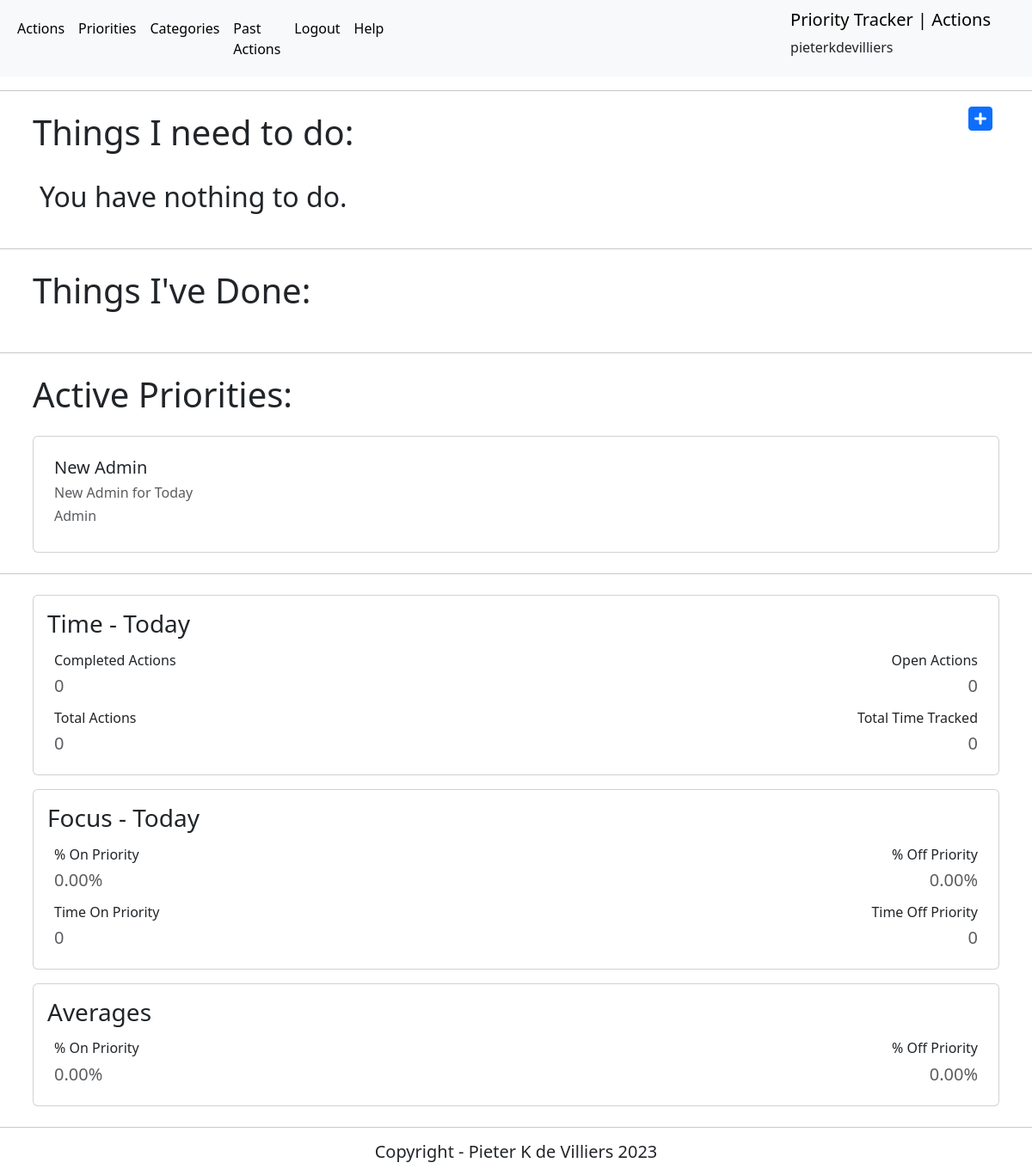
The page /actions/ (signed in) on the database its author committed.
### actions/models.py (models this page shows, shortened)
class User(AbstractUser):
    email = models.EmailField(unique=True)

class Priority(models.Model):
    title = models.CharField(max_length=50, null=False, blank=False)
    description = models.CharField(max_length=150)
    activeStatus = models.BooleanField(null=False, blank=False, default=True)
    category = models.ForeignKey(
        Category, on_delete=models.CASCADE, null=True, blank=True)
    user = models.ForeignKey(
        settings.AUTH_USER_MODEL, on_delete=models.CASCADE, related_name="priorities", null=True)

class Category(models.Model):
    title = models.CharField(max_length=50, null=False, blank=False)
    description = models.CharField(max_length=150)
    user = models.ForeignKey(
        settings.AUTH_USER_MODEL, on_delete=models.CASCADE, related_name="categories", null=True)
    def __str__(self):
        return str(self.title)

### actions/views.py (the view)
# urls.py: path('actions/', views.get_action_list, name='get_action_list'),
@login_required(login_url='login')
def get_action_list(request):
    query = date.today()
    completed_actions_count = completed_actions(query)
    open_actions_count = open_actions(query)
    total_actions_count = total_actions(query)
    if total_actions_count > 0:
        total_action_time = tracked_time(query)
        total_seconds = int(tracked_seconds(total_action_time))
        converted_tracked_time = tracked_today(total_seconds)
        on_priority_time = on_priority_tracked_time(query)
        off_priority_time = off_priority_tracked_time(query)
        on_priority_seconds = int(tracked_seconds(on_priority_time))
        off_priority_seconds = int(tracked_seconds(off_priority_time))
        converted_on_priority_time = tracked_today(on_priority_seconds)
        converted_off_priority_time = tracked_today(off_priority_seconds)
        on_priority_perc = on_priority_calc(total_seconds, on_priority_seconds)
        off_priority_perc = off_priority_calc(
            total_seconds, off_priority_seconds)
    else:
        total_action_time = 0
        total_seconds = 0
        converted_tracked_time = 0
        on_priority_time = 0
        off_priority_time = 0
        on_priority_seconds = 0
        off_priority_seconds = 0
        converted_on_priority_time = 0
        converted_off_priority_time = 0
        on_priority_perc = 0
        off_priority_perc = 0
    all_time_tracked = tracked_time_all(query)
    all_time_seconds = int(tracked_seconds(all_time_tracked))
    all_time_on_priority_tracked = on_priority_tracked_all_time(query)
    all_time_off_priority_tracked = off_priority_tracked_all_time(query)
    all_time_on_priority_seconds = int(
            tracked_seconds(all_time_on_priority_tracked))
    all_time_off_priority_seconds = int(
            tracked_seconds(all_time_off_priority_tracked))
    on_priority_perc_all_time = on_priority_calc(
            all_time_seconds, all_time_on_priority_seconds)
    off_priority_perc_all_time = off_priority_calc(
            all_time_seconds, all_time_off_priority_seconds)
    current_user = request.user
    user_id = current_user.id
    username = current_user.username
    actions = Action.objects.all()
    filtered_actions = Action.objects.filter(action_date=query, user=current_user)
    priorities = Priority.objects.all()
    page_title = 'Actions'
    context = {
        "username": username,
        "user_id": user_id,
        "filtered_actions": filtered_actions,
        "priorities": priorities,
        "completed_actions_count": completed_actions_count,
        "open_actions_count": open_actions_count,
        "total_actions_count": total_actions_count,
        "converted_tracked_time": converted_tracked_time,
        "on_priority_perc": on_priority_perc,
        "off_priority_perc": off_priority_perc,
        "converted_on_priority_time": converted_on_priority_time,
        "converted_off_priority_time": converted_off_priority_time,
        "on_priority_perc_all_time": on_priority_perc_all_time,
        "off_priority_perc_all_time": off_priority_perc_all_time,
        'page_title': page_title
    }
    return render(request, 'actions/action_list.html', context)

### actions/templates/actions/action_list.html (shortened to what this page needs)
{% extends 'actions/main.html' %}
{% block content %}
<body>
    <div class="container d-flex p-2 justify-content-between flex-row bd-highlight">
        <h1>Things I need to do:</h1>
        <a title="Add Action" aria-label="Add Action" class="fa-solid fa-2xl p-2 fa-square-plus" role="button" href="/add-action/"></a>
    </div>
    <div class="container d-flex p-2 flex-column bd-highlight">
        {% for action in filtered_actions %}
        {% if action.done_status == False %}
        <div class="p-2 card bd-highlight open-actions-border">
            <div class="d-flex justify-content-between flex-row bd-highlight">
                <h5 class="card-title bd-highlight">{{ action.title }}</h5>
                <h6 class="card-subtitle bd-highlight">{{ action.tracked_time }}</h6>
            </div>
            <div class="d-flex justify-content-between flex-row bd-highlight">
                <h6 class="text-muted">{{ action.priority }}</h6>
                <h6 class="text-muted">{{ action.category }}</h6>
                <h6 class="text-muted">{{ action.action_date|date:"Y-m-d" }}</h6>
            </div>
            {% if user.id == action.user.id %}
            <div class="icon-outer-container">
                <div class="icon-container d-flex justify-content-end">
                    <div class="d-flex justify-content-end col-12">
                        {% if action.tracking_status == False %}
                        <a title="Start Timer" class="fa-solid fa-lg fa-hourglass p-2 bd-highlight" role="button"
                            aria-label="Start Timer" href="{% url 'start_timer' action.id %}"></a>
                        <a title="Complete Action" class="fa-solid fa-lg fa-check p-2 bd-highlight" role="button"
                            aria-label="Complete Action" href="{% url 'complete_action' action.id %}"></a>
                        <a title="Update Action" class="fa-solid fa-lg fa-pen-to-square p-2 bd-highlight" role="button"
                            aria-label="Update Action" href="{% url 'update_action' action.id %}"></a>
                        <a title="Delete Action" class="fa-solid fa-lg fa-trash p-2 bd-highlight" role="button"
                            aria-label="Delete Action" href="{% url 'delete_action' action.id %}"></a>
                        {% endif %}
                        {% if action.tracking_status == True %}
                        <a title="Stop Timer" class="fa-solid fa-lg fa-hourglass-end p-2 bd-highlight" role="button"
                            aria-label="Stop Timer" href="{% url 'stop_timer' action.id %}"></a>
                        {% endif %}
                    </div>
                </div>
            </div>
            {% endif %}
        </div>
    <br>
        {% endif %}
        {% empty %}
        <H2 class="p-2 bd-highlight">You have nothing to do.</H2>
        {% endfor %}
    </div>
        <hr>
    <div class="container d-flex p-2 justify-content-between flex-row bd-highlight">
        <h1>Things I've Done:</h1>
    </div>
    <div>
        <div class="container d-flex p-2 flex-column bd-highlight">
    </div>
    <hr>
        <div class="container d-flex p-2 justify-content-between flex-row bd-highlight">
            <h1>Active Priorities:</h1>
        </div>
        {% for priority in priorities %}
        {% if priority.activeStatus == True %}
        <div class="container d-flex p-2 flex-column bd-highlight">
            <div class="card p-2 bd-highlight">
                <div class="card-body">
                    <h5 class="card-title">{{ priority.title }}</h5>
                    <h6 class="card-text text-muted">{{ priority.description }}</h6>
                    <h6 class="card-title text-muted">{{ priority.category }}</h6>
                </div>
            </div>
        </div>
        {% endif %}
        {% endfor %}
        <hr>
        <div class="container d-flex p-2 flex-column bd-highlight">
            <div class="card p-2 bd-highlight">
                <div class="card-body p-2 bd-highlight">
                    <h3 class="card-title">Time - Today</h3>
                    <div class="p-2 d-flex flex-row bd-highlight justify-content-between">
                        <div>
                            <div class="d-flex justify-content-start">
                                <h6 class="card-title">Completed Actions</h6>
                            </div>
                            <div class="d-flex justify-content-start">
                                <h5 class="card-text text-muted">{{ completed_actions_count }}</h5>
                            </div>
                        </div>
                        <div>
                            <div class="d-flex justify-content-end">
                                <h6 class="card-title">Open Actions</h6>
                            </div>
                            <div class="d-flex justify-content-end">
                                <h5 class="card-text text-muted">{{ open_actions_count }}</h5>
                            </div>
                        </div>
                    </div>
                    <div class="p-2 d-flex justify-content-between flex-row bd-highlight">
                        <div>
                            <div class="d-flex justify-content-start">
                                <h6 class="card-title">Total Actions</h6>
                            </div>
                            <div class="d-flex justify-content-start">
                                <h5 class="card-text text-muted">{{ total_actions_count }}</h5>
                            </div>
                        </div>
                        <div>
                            <div class="d-flex justify-content-end">
                                <h6 class="card-title">Total Time Tracked</h6>
                            </div>
                            <div class="d-flex justify-content-end">
                                <h5 class="card-text text-muted">{{ converted_tracked_time }}</h5>
                            </div>
                        </div>
                    </div>
                </div>
            </div>
        </div>
        <div class="container d-flex p-2 flex-column bd-highlight">
            <div class="card p-2 bd-highlight">
                <div id="today-report" class="card-body p-2 bd-highlight">
                    <h3 class="card-title">Focus - Today</h3>
                    <div class="p-2 d-flex justify-content-between flex-row bd-highlight">
                        <div>
                            <div class="d-flex justify-content-start">
                                <h6 class="card-title">% On Priority</h6>
                            </div>
                            <div class="d-flex justify-content-start">
                                <h5 class="card-text text-muted"><span id="on-priority-perc">{{ on_priority_perc|floatformat:2 }}</span><span>%</span></h5>
                            </div>
                        </div>
                        <div>
                            <div class="d-flex justify-content-end">
                                <h6 class="card-title">% Off Priority</h6>
                            </div>
                            <div class="d-flex justify-content-end">
                                <h5 class="card-text text-muted">{{ off_priority_perc|floatformat:2 }}%</h5>
                            </div>
                        </div>
                    </div>
                    <div class="p-2 d-flex justify-content-between flex-row bd-highlight">
                        <div>
                            <div class="d-flex justify-content-start">
                                <h6 class="card-title">Time On Priority</h6>
                            </div>
                            <div class="d-flex justify-content-start">
                                <h5 class="card-text text-muted">{{ converted_on_priority_time }}</h5>
                            </div>
                        </div>
                        <div>
                            <div class="d-flex justify-content-end">
                                <h6 class="card-title">Time Off Priority</h6>
                            </div>
                            <div class="d-flex justify-content-end">
                                <h5 class="card-text text-muted">{{ converted_off_priority_time }}</h5>
                            </div>
                        </div>
                    </div>
                </div>
            </div>
        </div>
        <div class="container d-flex p-2 flex-column bd-highlight">
            <div class="card p-2 bd-highlight">
                <div id="averages-report" class="card-body p-2 bd-highlight">
                    <h3 class="card-title">Averages</h3>
                    <div class="p-2 d-flex justify-content-between flex-row bd-highlight">
                        <div>
                            <div class="d-flex justify-content-start">
                                <h6 class="card-title">% On Priority</h6>
                            </div>
                            <div class="d-flex justify-content-start">
                                <h5 class="card-text text-muted"><span id="on_priority_perc_all_time">{{ on_priority_perc_all_time|floatformat:2 }}</span><span>%</span></h5>
                            </div>
                        </div>
                        <div>
                            <div class="d-flex justify-content-end">
                                <h6 class="card-title">% Off Priority</h6>
                            </div>
                            <div class="d-flex justify-content-end">
                                <h5 class="card-text text-muted">{{ off_priority_perc_all_time|floatformat:2 }}%</h5>
                            </div>
                        </div>
                    </div>
                </div>
            </div>
        </div>
    </div>
</body>
{% endblock %}

### actions/templates/actions/main.html (shortened to what this page needs)
<!DOCTYPE html>
<html lang="en">
<head>
    {% load static %}
    <link href="https://cdn.jsdelivr.net/npm/bootstrap@5.3.0-alpha1/dist/css/bootstrap.min.css" rel="stylesheet">
    <link href="https://cdnjs.cloudflare.com/ajax/libs/font-awesome/6.2.1/css/all.min.css" rel="stylesheet" type="text/css">
    <link href="{% static 'css/style.css' %}" rel="stylesheet" type="text/css">
</head>
<body>
    <nav class="navbar navbar-expand-lg bg-body-tertiary">
        <div class="container-fluid">
          <div class="collapse navbar-collapse" id="navbarSupportedContent">
            <ul class="navbar-nav me-auto mb-2 mb-lg-0">
              <li class="nav-item">
                <a class="nav-link active" aria-label="Actions" aria-current="page" href="{% url 'get_action_list' %}">Actions</a>
              </li>
              <li class="nav-item">
                <a class="nav-link active" aria-label="Priorities" aria-current="page" href="{% url 'get_priorities_list' %}">Priorities</a>
              </li>
              <li class="nav-item">
                <a class="nav-link active" aria-label="Categories" aria-current="page" href="{% url 'get_categories_list' %}">Categories</a>
              </li>
              <li class="nav-item">
                <a id="get-filtered-actions" aria-label="Past Actions" class="nav-link active" aria-current="page" href="{% url 'get_filtered_action_list' %}">Past Actions</a>
              </li>
              <li class="nav-item">
                <a class="nav-link active" aria-label="Logout" aria-current="page" href="{% url 'logout' %}">Logout</a>
              </li>
              <li class="nav-item">
                <a class="nav-link active" aria-label="Help" aria-current="page" href="{% url 'help' %}">Help</a>
              </li>
            </ul>
          </div>
          <div class="container d-flex justify-content-end">
            <div>
              <a class="navbar-brand p-2" href="/actions">Priority Tracker | {{ page_title }}</a>
              <h6 class="p-2">{{ username }}</h6>
            </div>
          </div>
        </div>
      </nav>
    <hr>
    {% block content %}
    {% endblock %}
    <hr>
    <div class="d-flex justify-content-center">
      <h5>Copyright - Pieter K de Villiers 2023</h5>
    </div>
</body>
</html>

### rows shown on the page
User: username "pieterkdevilliers"
Priority: title "New Admin", description "New Admin for Today", category "Admin"

### other values the page prints
{{ page_title }} "Actions"
{{ completed_actions_count }} "0"
{{ open_actions_count }} "0"
{{ total_actions_count }} "0"
{{ converted_tracked_time }} "0"
{{ on_priority_perc|floatformat:2 }} "0.00"
{{ off_priority_perc|floatformat:2 }} "0.00"
{{ converted_on_priority_time }} "0"
{{ converted_off_priority_time }} "0"
{{ on_priority_perc_all_time|floatformat:2 }} "0.00"
{{ off_priority_perc_all_time|floatformat:2 }} "0.00"
